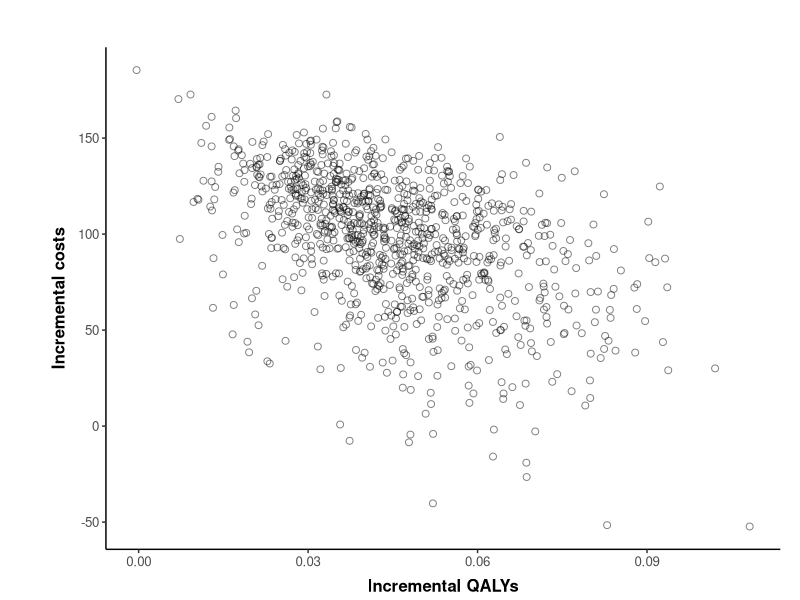
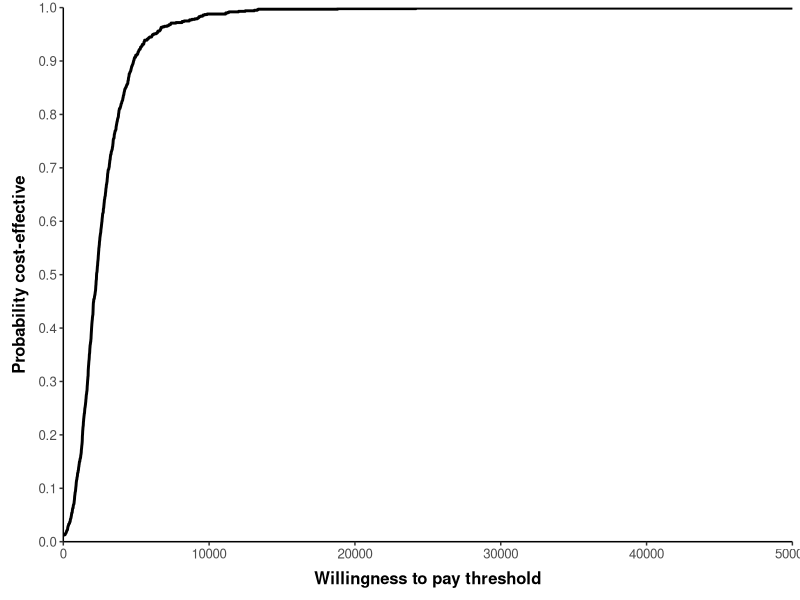
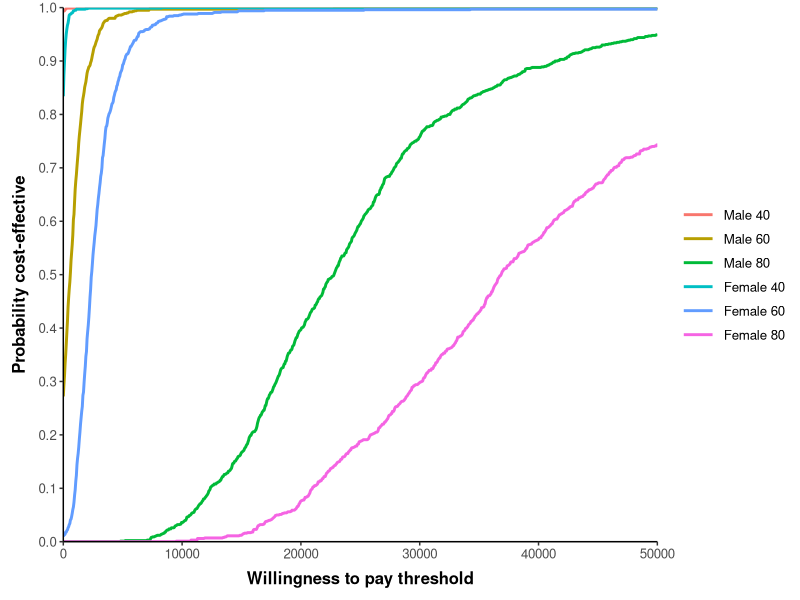

Write the R code that produced these figures, in order.
############ THR model #########################

##### (1) Set-up Model ######

### Set working directory as the folder this is stored in
require("rstudioapi")
setwd(dirname(getActiveDocumentContext()$path)) # Set working directory to source file

### libraries
if(!require(ggplot2)) install.packages('ggplot2')
library(ggplot2)
if(!require(reshape2)) install.packages('reshape2')
library(reshape2)

set.seed(1234)

#  Reading the data needed from csv files
life.table <- read.csv("life-table.csv", header=TRUE) ## importing lifetable
colnames(life.table) <- c("Age","Index","Males","Female") ## making sure column names are correct
hazards <- read.csv("hazardfunction.csv", header=TRUE) ## importing the hazard inputs from the regression analysis
cov.55 <- read.csv("cov55.csv",row.names=1,header=TRUE) ## importing the covariance matrix

### Structural inputs
state.names <- c("P-THR","successP-THR","R-THR","successR-THR","Death")
n.states <- length(state.names) # number of states in the model
seed <- c(1,0,0,0,0) #  Seed the starting states of the model
cycles <- 60 ## number of cycles running the model
cycle.v <- 1:cycles ## a vector of cycle numbers 1 - 60
dr.c <- 0.06 ## set the discount rate for costs (6%)
dr.o <- 0.015 ## set the discount rate for outcomes (15%)
discount.factor.c <- 1/(1+dr.c)^cycle.v ## the discount factor matrix
discount.factor.o <- 1/(1+dr.o)^cycle.v  ## discount factor matrix for utility 


##### (2) DETERMINISTIC PARAMETERS ######

# COSTS:
c.SP0 <- 394 ## Cost of standard prosthesis
c.NP1 <- 579 ## Cost of new prosthesis 1
c.primary <- 0  ## Cost of a primary THR procedure - set to 0 for this model 
c.success <- 0 ## Cost of success - set to 0 for this model


### (3) Define Hazard function ####

## Coefficients - on the log hazard scale
mn.lngamma <- hazards$coefficient[1] ## Ancilliary parameter in Weibull distribution - equivalent to lngamma coefficient
mn.cons <- hazards$coefficient[2] ##Constant in survival analysis for baseline hazard
mn.ageC <- hazards$coefficient[3] ## Age coefficient in survival analysis for baseline hazard
mn.maleC <- hazards$coefficient[4] ## Male coefficient in survival analysis for baseline hazard
mn.NP1 <- hazards$coefficient[5]
mn <- c(mn.lngamma, mn.cons,mn.ageC,mn.maleC,mn.NP1) ## vector of mean values from the regression analysis
cholm <- t(chol(t(cov.55))) ## lower triangle of the Cholesky decomposition


#### (4) Defining shape and scale parameters ####
mn.cRevision <- 5294 ## mean cost of revision surgery
se.cRevision <- 1487 ## standard error of cost of revision surgery
a.cRevision <- (mn.cRevision/se.cRevision)^2 ## alpha value for cost of revision surgery 
b.cRevision <- (se.cRevision^2)/mn.cRevision ## beta value for cost of revision surgery

###  Transition probabilities - alpha & beta values:
a.PTHR2dead <- 2 ## alpha value for operative mortality from primary surgery
b.PTHR2dead <- 100- a.PTHR2dead ## beta value for operative mortality from primary surgery
a.rrr <- 4   ## alpha value for re-revision risk
b.rrr <- 100-a.rrr  ## beta value for re-revision risk

##  UTILITIES:
# primary prosthesis
mn.uSuccessP <- 0.85 ## mean utility value for successful primary prosthesis
se.uSuccessP <- 0.03 ## standard errror utility value for successful primary prosthesis
ab.uSuccessP <- mn.uSuccessP*(1-mn.uSuccessP)/(se.uSuccessP^2)-1 ## estimating alpha plus beta (ab)
a.uSuccessP <- mn.uSuccessP*ab.uSuccessP ## estimating alpha (a)
b.uSuccessP <- a.uSuccessP*(1-mn.uSuccessP)/mn.uSuccessP ## estimating beta (b)
## revision surgery
mn.uSuccessR <- 0.75 ## mean utility value for having a successful Revision THR
se.uSuccessR <- 0.04 ## standard error utility value for having a successful Revision THR
ab.uSuccessR <- mn.uSuccessR*(1-mn.uSuccessR)/(se.uSuccessR^2)-1 ## alpha + beta (ab)
a.uSuccessR <- mn.uSuccessR*ab.uSuccessR ## alpha (a)
b.uSuccessR <- a.uSuccessR*(1-mn.uSuccessR)/mn.uSuccessR ## beta(b)
## during the revision period 
mn.uRevision <- 0.30 ## mean utility score during the revision period
se.uRevision <- 0.03 ## standard error utility score during the revision period
ab.uRevision <- mn.uRevision*(1-mn.uRevision)/(se.uRevision^2)-1 ## alpha + beta (ab)
a.uRevision  <- mn.uRevision*ab.uRevision ## alpha (a)
b.uRevision  <- a.uRevision*(1-mn.uRevision)/mn.uRevision ## beta(b)

#####**** (5) SAMPLE FUNCTION ******#####

sim.runs <- 1000 

psa.sampling <- function(age = 60, male = 0, sim.runs = 1000){
#### FUNCTION: sample probablistic parameters according to age and sex
#### INPUTS: age (numeric), male (0 for female, 1 for male), though 
  #### other variables which are defined above are called within the function
  ### e.g. cycles
#### OUTPUTS: a list with data frames and vectors for probablistic parameters 
  
###  Transition probabilities
tp.PTHR2dead <- rbeta(sim.runs, a.PTHR2dead, b.PTHR2dead) ## OMR following primary THR
tp.RTHR2dead <- rbeta(sim.runs, a.PTHR2dead, b.PTHR2dead)  ## OMR following revision THR
## creating a data.frame of sampled transition probabilites
omr.df <- data.frame(tp.PTHR2dead, tp.RTHR2dead) 
tp.rrr.vec <-rbeta(sim.runs, a.rrr, b.rrr) ## Re-revision risk transitions vector
###  Costs
c.revision.vec <- rgamma(sim.runs, shape=a.cRevision, scale=b.cRevision) ## Gamma distribution draw for cost of revision surgery
##  Utilities
uSuccessP <- rbeta(sim.runs, a.uSuccessP, b.uSuccessP) 
uSuccessR <- rbeta(sim.runs, a.uSuccessR, b.uSuccessR) 
uRevision <- rbeta(sim.runs, a.uRevision, b.uRevision) 
## Make a data frame to pass into the function
state.utilities.df <- data.frame(uprimary=rep(0, sim.runs), 
                                 uSuccessP, uRevision, uSuccessR,
                                 udeath=rep(0, sim.runs))

## (6) Hazard function sampling ####
z <- matrix(rnorm(5*sim.runs, 0, 1), nrow = sim.runs, ncol = 5) ## 5 random draws, by sim.runs
r.table <- matrix(0, nrow = sim.runs, ncol = 5)
colnames(r.table) <- c("lngamma", "cons", "age", "male", "NP1")

for(i in 1:sim.runs){
  Tz <- cholm %*% z[i,] 
  x <- mn + Tz 
  r.table[i,] <- x[,1]
}

r <- as.data.frame(r.table)
gamma.vec <- exp(r$lngamma)
lambda.vec <- exp(r$cons + age * r$age + male*r$male)
RR.vec <- exp(r$NP1)
survival.df <- data.frame(gamma.vec,lambda.vec)## creating a data.frame with the parameters

#### (7) Life-table sampling #####

# set life table values beased on age and sex (not probablistic but dependent on)
# age and sex variables chosen
current.age <- age + cycle.v ## a vector of cohort age throughout the model
interval <- findInterval(current.age, life.table$Index)
death.risk <- data.frame(age = current.age, males = life.table[interval,3], females = life.table[interval,4])
col.key <- 3-male 
mortality.vec <- death.risk[,col.key]

## combine outputs
sample.output <- list(RR.vec = RR.vec,
                      omr.df = omr.df,
                      tp.rrr.vec = tp.rrr.vec,
                      survival.df = survival.df,
                      c.revision.vec = c.revision.vec,
                       state.utilities.df = state.utilities.df,
                      mortality.vec = mortality.vec)
return(sample.output)
}

sample.output <- psa.sampling()

### (8) Defining outputs from sampling #####
RR.vec <- sample.output$RR.vec
omr.df <- sample.output$omr.df
tp.rrr.vec <- sample.output$tp.rrr.vec
survival.df <- sample.output$survival.df
c.revision.vec <- sample.output$c.revision.vec 
state.utilities.df <- sample.output$state.utilities.df 
mortality.vec <- sample.output$mortality.vec
## take a look at the above vectors and data.frames to see the samples produced
## these are defined out of the list here for use in the value of information analysis later on

####***** (9) THR MODEL FUNCTION ****#####
model.THR <- function(RR.NP1, ## from RR.vec
                      omr,  ## from omr.df
                      tp.rrr, ## from tp.rrr.vec
                      survival, ## from survival.df
                      c.revision, ## from c.revision.vec
                      state.util,## from state.utilities.df
                      mortality.vec) { ## background mortality based on life tables for age/sex combination
  ### FUNCTION: Run the THR model on the deterministic and probablistic parameters
  ## INPUTS: 3 data.frame rows (1 row from omr.df, survival.df & state.utilities.df) 
  ##        and 3 vector values (1 value from vectors; c.revision.vector, tp.rrr.vector, RR.vec)though 
  #### other variables which are defined above are called within the function
  ### e.g. cycles & age/sex are set in the psa.sampling function
  ## OUTPUTS: a labelled numeric output providing costs and qalys for SP0 and NP1, given the set of input parameters
  
  ## First, we need to unpack values from the data.frames provided to the function 
  # COSTS:
  state.costs<-c(c.primary, c.success, c.revision, c.success, 0) ## a vector with the costs for each state
  # UTILITIES:
  state.utilities <- unlist(state.util)
  # TRANSITIONS
  tp.PTHR2dead <- unlist(omr[1,1])
  tp.RTHR2dead <- unlist(omr[1,2])
  gamma <- unlist(survival[1,1])
  lambda <- unlist(survival[1,2])
  
  ### (10) Integrating revision and mortality risks #### 
  revision.risk.sp0 <- 1- exp(lambda * ((cycle.v-1) ^gamma-cycle.v ^gamma))
  revision.risk.np1 <- 1- exp(lambda * RR.NP1 * ((cycle.v-1) ^gamma-cycle.v ^gamma))
  # Transition arrays
  tm.SP0 <- array(data=0,dim=c(n.states, n.states, cycles),
                  dimnames= list(state.names, state.names, 1:cycles)) ## an empty array of dimenions (number of states, number of states, number of cycles)
  # Now using vectorisation to complete this 
  tm.SP0["P-THR","Death",] <- tp.PTHR2dead 
  tm.SP0["P-THR","successP-THR",] <- 1 - tp.PTHR2dead 
  tm.SP0["successP-THR","R-THR",] <- revision.risk.sp0 
  tm.SP0["successP-THR","Death",] <- mortality.vec
  tm.SP0["successP-THR","successP-THR",] <- 1 - revision.risk.sp0 - mortality.vec
  tm.SP0["R-THR","Death",] <- tp.RTHR2dead + mortality.vec
  tm.SP0["R-THR","successR-THR",] <- 1 - tp.RTHR2dead - mortality.vec
  tm.SP0["successR-THR","R-THR",] <- tp.rrr
  tm.SP0["successR-THR","Death",] <- mortality.vec
  tm.SP0["successR-THR","successR-THR",] <- 1 - tp.rrr - mortality.vec
  tm.SP0["Death","Death",] <- 1 
  #  Create a trace for the standard prosthesis arm
  trace.SP0 <- matrix(data=0, nrow=cycles, ncol=n.states)
  colnames(trace.SP0) <- state.names
  
  trace.SP0[1,] <- seed%*%tm.SP0[,,1]
  
  for (i in 2:cycles) trace.SP0[i,] <- trace.SP0[i-1,]%*%tm.SP0[,,i]
  #### (11)  NP1 ARM #####
  tm.NP1 <- array(data=0,dim=c(n.states, n.states, cycles),
                  dimnames= list(state.names, state.names, 1:cycles)) ## an empty array of dimenions (number of states, number of states, number of cycles)
  ## naming all dimensions
  ### create a loop that creates a time dependent transition matrix for each cycle
  tm.NP1["P-THR","Death",] <- tp.PTHR2dead ## Primary THR either enter the death state or.. or..
  tm.NP1["P-THR","successP-THR",] <- 1 - tp.PTHR2dead ## they go into the success THR state 
  tm.NP1["successP-THR","R-THR",] <- revision.risk.np1 ## revision risk with NP1 treatment arm 
  tm.NP1["successP-THR","Death",] <- mortality.vec
  tm.NP1["successP-THR","successP-THR",] <- 1 - revision.risk.np1 - mortality.vec
  tm.NP1["R-THR","Death",] <- tp.RTHR2dead + mortality.vec
  tm.NP1["R-THR","successR-THR",] <- 1 - tp.RTHR2dead - mortality.vec
  tm.NP1["successR-THR","R-THR",] <- tp.rrr
  tm.NP1["successR-THR","Death",] <- mortality.vec[i]
  tm.NP1["successR-THR","successR-THR",] <- 1 - tp.rrr - mortality.vec
  tm.NP1["Death","Death",] <- 1 
  
  #  Create a trace for the standard prosthesis arm
  trace.NP1 <- matrix(data=0,nrow=cycles,ncol=n.states)
  colnames(trace.NP1) <- state.names
  trace.NP1[1,] <- seed%*%tm.NP1[,,1]
  for (i in 2:cycles) trace.NP1[i,] <- trace.NP1[i-1,]%*%tm.NP1[,,i]
  
  #### (12) Analysis #####
  # COST #
  cost.SP0 <- trace.SP0%*%state.costs  
  disc.cost.SP0 <- (discount.factor.c%*%cost.SP0) + c.SP0   
  cost.NP1 <- trace.NP1%*%state.costs  
  disc.cost.NP1 <- (discount.factor.c%*%cost.NP1) + c.NP1 
  
  # QALYS #
  QALYs.SP0 <- trace.SP0%*%state.utilities ## utility per cycle
  disc.QALYs.SP0 <- colSums(discount.factor.o%*%QALYs.SP0) ## total discounted utility
  QALYs.NP1 <- trace.NP1%*%state.utilities ## utility per cycle
  disc.QALYs.NP1 <- colSums(discount.factor.o%*%QALYs.NP1) ## total discounted utility
  
  output <- c(cost.SP0 = disc.cost.SP0,
              qalys.SP0 = disc.QALYs.SP0,
              cost.NP1 = disc.cost.NP1,
              qalys.NP1 = disc.QALYs.NP1,
              inc.cost = disc.cost.NP1 - disc.cost.SP0,
              inc.qalys = disc.QALYs.NP1 - disc.QALYs.SP0)
  
  return(output)
  
}

#### (13) Running the simulations ########

## creating an empty data.frame for simulation results to fill:
simulation.results <- data.frame("cost.SP0" = rep(as.numeric(NA), sim.runs), ## use the rep() function to create sim.runs rows of values
                                 "qalys.SP0"= rep(as.numeric(NA),sim.runs),
                                 "cost.NP1" = rep(as.numeric(NA),sim.runs),
                                 "qalys.NP1" = rep(as.numeric(NA), sim.runs),
                                 "inc.cost" = rep(as.numeric(NA),sim.runs),
                                 "inc.qalys"=  rep(as.numeric(NA),sim.runs))


## running the simulations and filling the simulation.results data.frame:
for(i in 1:sim.runs){
  simulation.results[i,] <-model.THR(RR.vec[i], omr.df[i,],  
                                     tp.rrr.vec[i], survival.df[i,],
                                      c.revision.vec[i], 
                                     state.utilities.df[i,], mortality.vec) 
  
}


### (14) Estimating average net monetary benefit ####

p.CE<-function(WTP, simulation.results) {# Estimate the probability of cost-effectiveness for a given willingness-to-pay ceiling ratio
  ## a function that estimates the probability of the new intervention
  # being cost-effective 
  # INPUTS: WTP = willingness to pay value (numeric)
  #         simulation.results = a data.frame output of PSA simulations which includes
  #         columns names "inc.qalys" and "inc.cost"   
  # OUTPUTS: A numeric value specifying the probability of cost-effectiveness given the inputs
  nmb <- simulation.results[,"inc.qalys"]*WTP - simulation.results[,"inc.cost"] ## vector of NMB estimates for each simulation length 1:sim.runs
  CE <- nmb>0   ## vector of TRUE/FALSE for each simulation length 1:sim.runs
  probCE<- mean(CE) ## the mean value of TRUE (=1) and FALSE (=0)
  return(probCE)
}

# Generate CEAC table
WTP.values <- seq(from = 0, to = 50000, by = 10) ## use the seq() function to get a vector of specified numeric values
CEAC <- data.frame(WTP = WTP.values, 
                   pCE = rep(as.numeric(NA),length(WTP.values)))

for (i in 1:length(WTP.values)) {
  CEAC[i,"pCE"]<- p.CE(CEAC[i,"WTP"], simulation.results)
}

##### (15) Subgroup Analyses ######

# CREATE ARRAY TO STORE THE RESULTS OF THE MODEL IN EACH SUBGROUP
subgroups.names <- c("Male 40", "Male 60", "Male 80", "Female 40", "Female 60", "Female 80")
subgroups.n <- length(subgroups.names)
simulation.subgroups <- array(data = 0, dim = c(sim.runs, length(colnames(simulation.results)), subgroups.n),
                              dimnames = list(1:sim.runs, colnames(simulation.results),subgroups.names))

# Run model for each subgroup, inputting the age and sex into the function, and record results within the array
sample.sub <- list()
sample.sub[[1]]<- psa.sampling(age = 40, male = 1)
sample.sub[[2]]<- psa.sampling(age = 60, male = 1)
sample.sub[[3]]<- psa.sampling(age = 80, male = 1)
sample.sub[[4]]<- psa.sampling(age = 40, male = 0)
sample.sub[[5]]<- psa.sampling(age = 60, male = 0)
sample.sub[[6]]<- psa.sampling(age = 80, male = 0)

for(i in 1:sim.runs){ 
  for(j in 1:6){ ## column = each subgroup
  simulation.subgroups[i,,j] <- model.THR(sample.sub[[j]]$RR.vec[i], sample.sub[[j]]$omr.df[i,],  sample.sub[[j]]$tp.rrr.vec[i], 
                                                                   sample.sub[[j]]$survival.df[i,],sample.sub[[j]]$c.revision.vec[i], 
                                                                   sample.sub[[j]]$state.utilities.df[i,], mortality.vec = sample.sub[[j]]$mortality.vec)
  }
}

# Create a CEAC table with lambda value sequence
WTP.values <- seq(from = 0, to = 50000, by = 50)
CEAC.subgroups <- matrix(data= as.numeric(NA), nrow=length(WTP.values), ncol=subgroups.n + 1)
CEAC.subgroups <- as.data.frame(CEAC.subgroups)
colnames(CEAC.subgroups) <- c("WTP", subgroups.names)
# Estimate probability cost-effective for all subgroups
for (i in 1:length(WTP.values)) {
  CEAC.subgroups[i,1]<-WTP.values[i]
  CEAC.subgroups[i,2]<-p.CE(WTP.values[i], simulation.subgroups[,,1])
  CEAC.subgroups[i,3]<-p.CE(WTP.values[i], simulation.subgroups[,,2])
  CEAC.subgroups[i,4]<-p.CE(WTP.values[i], simulation.subgroups[,,3])
  CEAC.subgroups[i,5]<-p.CE(WTP.values[i], simulation.subgroups[,,4])
  CEAC.subgroups[i,6]<-p.CE(WTP.values[i], simulation.subgroups[,,5])
  CEAC.subgroups[i,7]<-p.CE(WTP.values[i], simulation.subgroups[,,6])
}
  
  
######***PLOTS****#####################
  
  #### (16) COST-EFFECTIVENESS PLANE #####
  ## Plotting:
  xlabel = "Incremental QALYs"
  ylabel = "Incremental costs"
  ggplot(simulation.results) + 
    geom_point(shape = 21, size = 2, colour = "black", fill = NA, alpha = 0.5, aes(x=inc.qalys, y=inc.cost)) + 
    labs(x = xlabel, text = element_text(size=10)) + labs (y = ylabel, text = element_text(size=10)) + theme_classic() +
    theme(legend.title = element_blank(), axis.title=element_text(face="bold"), 
          axis.title.x = element_text(margin = margin(t = 7, r = 0, b = 3, l = 0)), 
          axis.title.y = element_text(margin = margin(t = 0, r = 7, b = 0, l = 3)), 
          panel.grid.major = element_blank(), panel.grid.minor = element_blank(), 
          legend.key.width=unit(1.8,"line"), text = element_text(size=12),
          plot.margin=unit(c(1.2,0.5,0,1.2),"cm"))
  
  
  ## plotting:
  xlabel = "Willingness to pay threshold"
  ylabel = "Probability cost-effective"
  ggplot(CEAC) + geom_line(aes(x=WTP, y=pCE), size=1) + 
    labs(x = xlabel, text = element_text(size=10)) + labs(y = ylabel, text = element_text(size=10)) + theme_classic() +
    theme(legend.title = element_blank(), axis.title=element_text(face="bold"), 
          axis.title.x = element_text(margin = margin(t = 7, r = 0, b = 3, l = 0)), 
          axis.title.y = element_text(margin = margin(t = 0, r = 7, b = 0, l = 3)), 
          panel.grid.major = element_blank(), panel.grid.minor = element_blank(), 
          legend.key.width=unit(1.8,"line"), text = element_text(size=12)) + 
    scale_x_continuous(expand = c(0, 0.1)) + 
    scale_y_continuous(limits = c(0,1), breaks=seq(0,1,0.1), expand = c(0, 0))
  
  ### (17) COST-EFFECTIVENESS ACCEPTABILITY CURVES ####
  ## To plot the CEAC for subgroups We need to reshape the data from wide to long to use in ggplot 
  CEAC.subgroups.long <- melt(CEAC.subgroups, id.vars = c("WTP"))
  colnames(CEAC.subgroups.long) <- c("WTP", "group", "pCE")
  ## plotting:
  xlabel = "Willingness to pay threshold"
  ylabel = "Probability cost-effective"
  ggplot(CEAC.subgroups.long) + geom_line(aes(x=WTP, y=pCE, color=group), size=1) + 
    labs(x = xlabel, text = element_text(size=10)) + labs(y = ylabel, text = element_text(size=10)) + theme_classic() +
    theme(legend.title = element_blank(), axis.title=element_text(face="bold"), 
          axis.title.x = element_text(margin = margin(t = 7, r = 0, b = 3, l = 0)), 
          axis.title.y = element_text(margin = margin(t = 0, r = 7, b = 0, l = 3)), 
          panel.grid.major = element_blank(), panel.grid.minor = element_blank(), 
          legend.key.width=unit(1.8,"line"), text = element_text(size=12)) + 
    scale_x_continuous(expand = c(0, 0.1)) + 
    scale_y_continuous(limits = c(0,1), breaks=seq(0,1,0.1), expand = c(0, 0))
